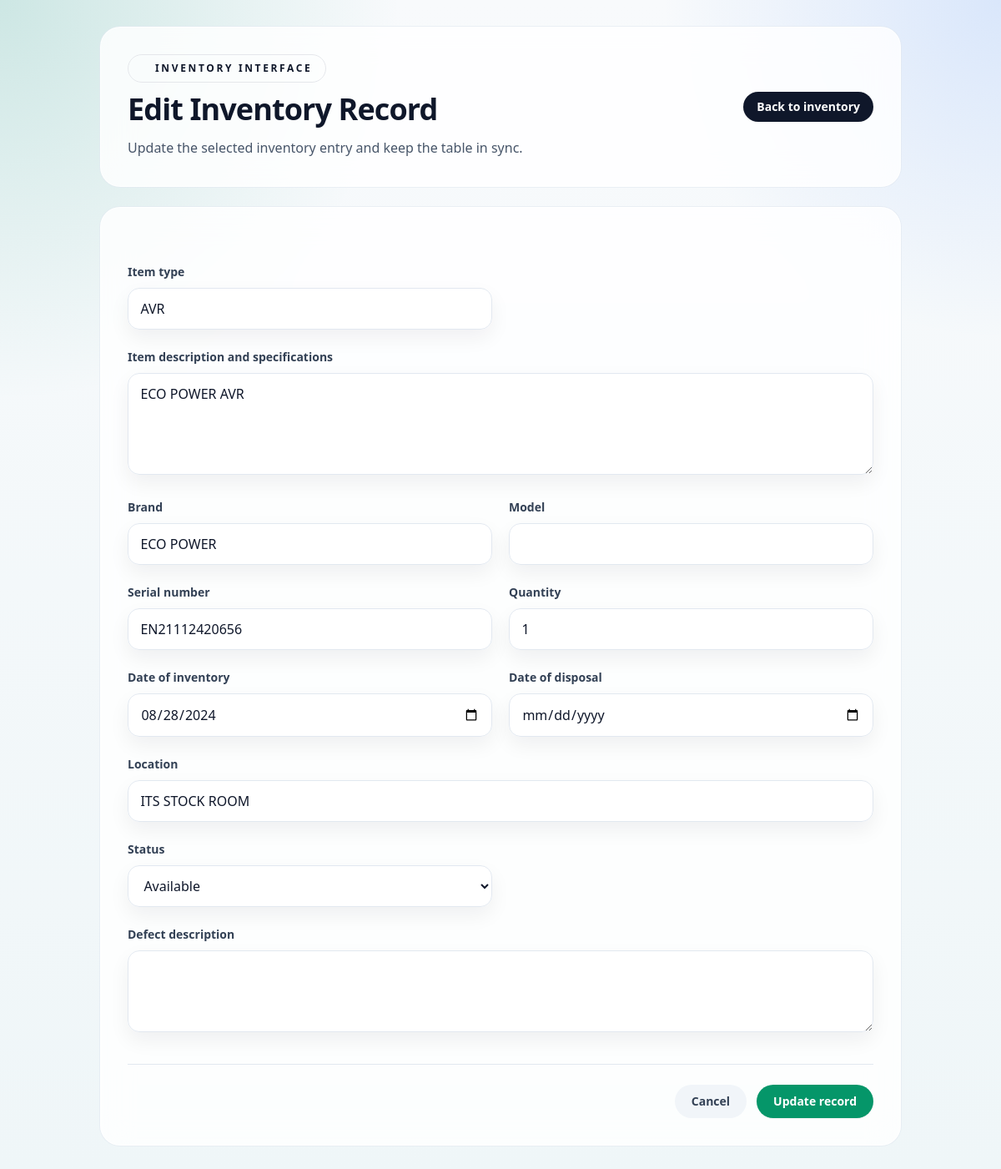
The app's page /inventory/889/edit/, older data.
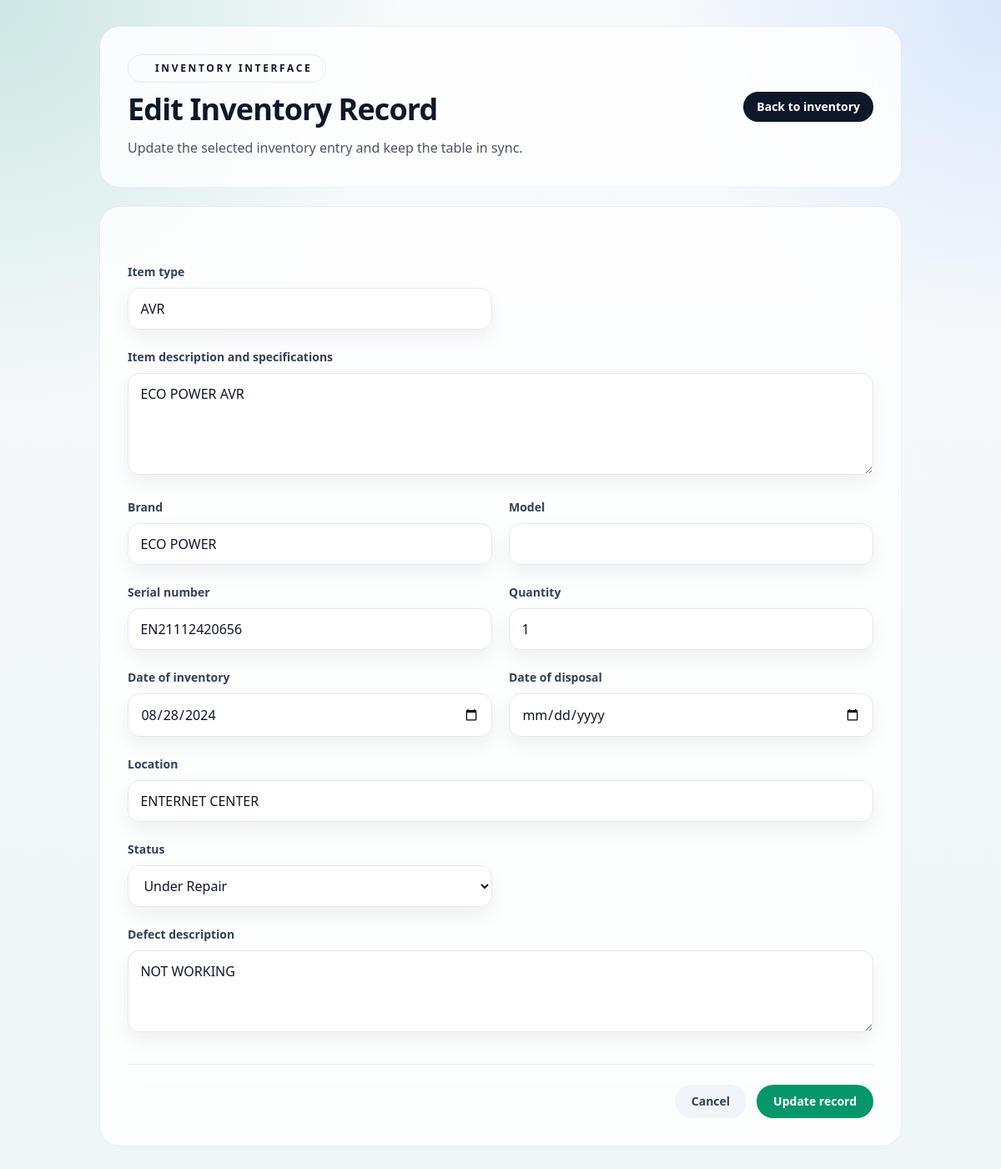
The same page, newer data.
### inventory/models.py (models this page shows, shortened)
class Inventory(models.Model):
    STATUS_CHOICES = [
        ("available", "Available"),
        ("in_use", "In Use"),
        ("repair", "Under Repair"),
        ("disposed", "Disposed"),
        ("lost", "Lost"),
    ]
    item_type = models.CharField(max_length=100)
    item_description = models.TextField()
    brand = models.CharField(max_length=100)
    model = models.CharField(max_length=100)
    serial_number = models.CharField(
        max_length=100,
        unique=True,
        blank=True,
        null=True,
    )
    quantity = models.PositiveIntegerField(default=1)
    date_inventory = models.DateField()
    date_disposal = models.DateField(
        blank=True,
        null=True
    )
    location = models.CharField(max_length=100)
    status = models.CharField(
        max_length=20,
        choices=STATUS_CHOICES,
        default="available"
    )
    defect_description = models.TextField(
        blank=True,
        null=True
    )

### inventory/views.py (the view)
# urls.py: path('inventory/<int:pk>/edit/', edit_inventory, name='inventory-edit'),
def edit_inventory(request, pk):
    inventory_item = get_object_or_404(Inventory, pk=pk)
    optional_fields = {
        'item_type',
        'item_description',
        'brand',
        'model',
        'serial_number',
        'quantity',
        'date_inventory',
        'date_disposal',
        'location',
        'status',
        'defect_description',
    }
    if request.method == 'POST':
        form = InventoryForm(request.POST, instance=inventory_item)
        for field_name in optional_fields:
            form.fields[field_name].required = False
        if form.is_valid():
            updated_item = form.save(commit=False)
            if not updated_item.item_type:
                updated_item.item_type = inventory_item.item_type
            if not updated_item.item_description:
                updated_item.item_description = inventory_item.item_description
            if not updated_item.brand:
                updated_item.brand = inventory_item.brand
            if not updated_item.model:
                updated_item.model = inventory_item.model
            if updated_item.serial_number in ('', None):
                updated_item.serial_number = inventory_item.serial_number
            if updated_item.quantity in ('', None):
                updated_item.quantity = inventory_item.quantity or 1
            if updated_item.date_inventory in ('', None):
                updated_item.date_inventory = inventory_item.date_inventory
            if updated_item.date_disposal == '':
                updated_item.date_disposal = inventory_item.date_disposal
            if not updated_item.location:
                updated_item.location = inventory_item.location
            if not updated_item.status:
                updated_item.status = inventory_item.status or 'available'
            if updated_item.defect_description in ('', None):
                updated_item.defect_description = inventory_item.defect_description
            updated_item.save()
            return redirect('inventory-list')
    else:
        form = InventoryForm(instance=inventory_item)
        for field_name in optional_fields:
            form.fields[field_name].required = False
    return render(
        request,
        'add_inventory.html',
        {
            'form': form,
            'inventory_item': inventory_item,
        },
    )

### templates/add_inventory.html (shortened to what this page needs)
<!doctype html>
<html lang="en">
  <head>
    <script src="https://cdn.tailwindcss.com"></script>
  </head>
  <body class="min-h-screen font-sans text-slate-900 antialiased">
    <main
      class="mx-auto flex w-full max-w-5xl flex-col gap-6 px-4 py-6 sm:px-6 lg:px-8 lg:py-8"
    >
      <section
        class="backdrop-card overflow-hidden rounded-3xl border border-white/70 shadow-soft ring-1 ring-slate-200/60"
      >
        <div
          class="flex flex-col gap-5 p-6 lg:flex-row lg:items-center lg:justify-between lg:p-8"
        >
          <div class="space-y-3">
            <div
              class="inline-flex items-center gap-2 rounded-full border border-brand-100 bg-brand-50 px-4 py-2 text-xs font-semibold uppercase tracking-[0.22em] text-brand-700"
            >
              <span class="h-2 w-2 rounded-full bg-brand-500"></span>
              Inventory Interface
            </div>
            <h1
              class="text-3xl font-extrabold tracking-tight text-slate-900 sm:text-4xl"
            >
              {% if form.instance.pk %}Edit Inventory Record{% else %}Add
              Inventory Record{% endif %}
            </h1>
            <p class="max-w-2xl text-base leading-7 text-slate-600">
              {% if form.instance.pk %}Update the selected inventory entry and
              keep the table in sync.{% else %}Create a new inventory entry
              with the same field set used in the table.{% endif %}
            </p>
          </div>
          <a
            href="{% url 'inventory-list' %}"
            class="inline-flex items-center justify-center rounded-full bg-slate-900 px-4 py-2 text-sm font-semibold text-white shadow-sm transition hover:bg-slate-800"
          >
            Back to inventory
          </a>
        </div>
      </section>
      <section
        class="backdrop-card overflow-hidden rounded-3xl border border-white/70 shadow-soft ring-1 ring-slate-200/60"
      >
        <form method="post" class="space-y-8 p-6 lg:p-8">
          <div class="grid gap-5 md:grid-cols-2">
            <label class="space-y-2">
              <span class="text-sm font-semibold text-slate-700"
                >Item type</span
              >
              {{ form.item_type }} {{ form.item_type.errors }}
            </label>
            <label class="space-y-2 md:col-span-2">
              <span class="text-sm font-semibold text-slate-700"
                >Item description and specifications</span
              >
              {{ form.item_description }} {{ form.item_description.errors }}
            </label>
            <label class="space-y-2">
              <span class="text-sm font-semibold text-slate-700">Brand</span>
              {{ form.brand }} {{ form.brand.errors }}
            </label>
            <label class="space-y-2">
              <span class="text-sm font-semibold text-slate-700">Model</span>
              {{ form.model }} {{ form.model.errors }}
            </label>
            <label class="space-y-2">
              <span class="text-sm font-semibold text-slate-700"
                >Serial number</span
              >
              {{ form.serial_number }} {{ form.serial_number.errors }}
            </label>
            <label class="space-y-2">
              <span class="text-sm font-semibold text-slate-700">Quantity</span>
              {{ form.quantity }} {{ form.quantity.errors }}
            </label>
            <label class="space-y-2">
              <span class="text-sm font-semibold text-slate-700"
                >Date of inventory</span
              >
              {{ form.date_inventory }} {{ form.date_inventory.errors }}
            </label>
            <label class="space-y-2">
              <span class="text-sm font-semibold text-slate-700"
                >Date of disposal</span
              >
              {{ form.date_disposal }} {{ form.date_disposal.errors }}
            </label>
            <label class="space-y-2 md:col-span-2">
              <span class="text-sm font-semibold text-slate-700">Location</span>
              {{ form.location }} {{ form.location.errors }}
            </label>
            <label class="space-y-2">
              <span class="text-sm font-semibold text-slate-700">Status</span>
              {{ form.status }} {{ form.status.errors }}
            </label>
            <label class="space-y-2 md:col-span-2">
              <span class="text-sm font-semibold text-slate-700"
                >Defect description</span
              >
              {{ form.defect_description }} {{ form.defect_description.errors }}
            </label>
          </div>
          <div
            class="flex flex-wrap items-center justify-end gap-3 border-t border-slate-200 pt-6"
          >
            <a
              href="{% url 'inventory-list' %}"
              class="inline-flex items-center rounded-full bg-slate-100 px-5 py-2.5 text-sm font-semibold text-slate-700 transition hover:bg-slate-200"
            >
              Cancel
            </a>
            <button
              type="submit"
              class="inline-flex items-center rounded-full bg-emerald-600 px-5 py-2.5 text-sm font-semibold text-white shadow-sm transition hover:bg-emerald-700"
            >
              {% if form.instance.pk %}Update record{% else %}Save record{% endif %}
            </button>
          </div>
        </form>
      </section>
    </main>
  </body>
</html>

### templates/add_inventory.html (style rules this page uses)
body { background: radial-gradient( circle at top left, rgba(33, 154, 131, 0.2), transparent 26% ), radial-gradient( circle at top right, rgba(59, 130, 246, 0.16), transparent 22% ), linear-gradient(180deg, #f8fafc 0%, #eff6f8 100%); }
.backdrop-card { background: rgba(255, 255, 255, 0.82); backdrop-filter: blur(18px); }
.form-input, .form-select, .form-textarea { width: 100%; border-radius: 0.875rem; border: 1px solid rgb(226 232 240); background: rgba(255, 255, 255, 0.95); color: rgb(15 23 42); padding: 0.75rem 0.9rem; box-shadow: 0 10px 24px rgba(15, 23, 42, 0.06); }

Row changes from the older to the newer data that the page shows:
changed Inventory "AVR": location "ITS STOCK ROOM" → "ENTERNET CENTER"; status "Available" → "Under Repair"; defect_description (not shown) → "NOT WORKING"
